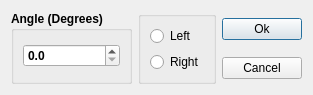
<?xml version="1.0" encoding="UTF-8"?>
<ui version="4.0">
 <class>Dialog</class>
 <widget class="QDialog" name="Dialog">
  <property name="geometry">
   <rect>
    <x>0</x>
    <y>0</y>
    <width>310</width>
    <height>79</height>
   </rect>
  </property>
  <property name="windowTitle">
   <string>Dialog</string>
  </property>
  <layout class="QGridLayout" name="gridLayout_3">
   <item row="0" column="0" rowspan="2">
    <widget class="QGroupBox" name="groupBox_2">
     <property name="font">
      <font>
       <weight>75</weight>
       <bold>true</bold>
      </font>
     </property>
     <property name="title">
      <string>Angle (Degrees)</string>
     </property>
     <layout class="QGridLayout" name="gridLayout">
      <item row="0" column="0">
       <widget class="QDoubleSpinBox" name="doubleSpinBoxAngle">
        <property name="decimals">
         <number>1</number>
        </property>
        <property name="maximum">
         <double>360.000000000000000</double>
        </property>
       </widget>
      </item>
     </layout>
    </widget>
   </item>
   <item row="0" column="1" rowspan="2">
    <widget class="QGroupBox" name="groupBox">
     <property name="title">
      <string/>
     </property>
     <layout class="QGridLayout" name="gridLayout_2">
      <item row="0" column="0">
       <widget class="QRadioButton" name="radioButtonLeft">
        <property name="text">
         <string>Left</string>
        </property>
       </widget>
      </item>
      <item row="1" column="0">
       <widget class="QRadioButton" name="radioButtonRight">
        <property name="text">
         <string>Right</string>
        </property>
       </widget>
      </item>
     </layout>
    </widget>
   </item>
   <item row="0" column="2">
    <widget class="QPushButton" name="buttonOk">
     <property name="text">
      <string>Ok</string>
     </property>
    </widget>
   </item>
   <item row="1" column="2">
    <widget class="QPushButton" name="buttonCancel">
     <property name="text">
      <string>Cancel</string>
     </property>
    </widget>
   </item>
  </layout>
 </widget>
 <resources/>
 <connections/>
</ui>
